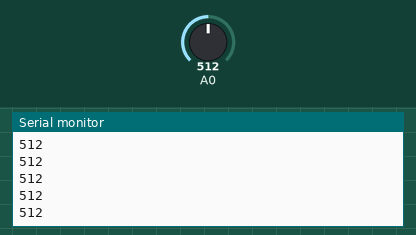
Simulated run of this sketch. Board: Arduino Uno, built with avr-gcc and run on an emulated ATmega328P. On the bench: the last lines printed to the serial monitor. Inputs (shaded band) come from the test bench; at power-on: A0 = 512. No radio packets arrive unless stated.

Above: at 2.2 s.
2.3 s: A0 set to 716
At 2.9 s:
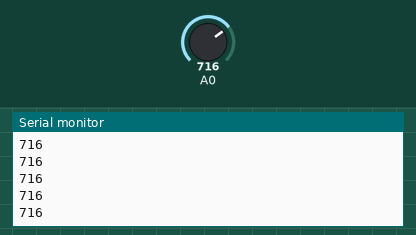
3.8 s: A0 set to 900
At 4.4 s:
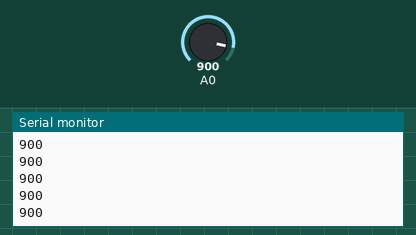
Timing chart, 0 to 6.8 s (numbered marks = the images above; inputs shaded):
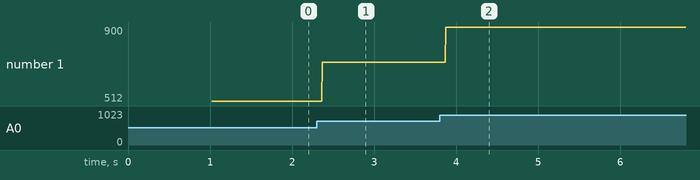

The sketch:

Distanceh.ino
```cpp
/*-----( Import needed libraries )-----*/
#include <SPI.h>
#include <nRF24L01.h>
#include <RF24.h>
/*-----( Declare Constants and Pin Numbers )-----*/
#define CE_PIN   9
#define CSN_PIN 10

// NOTE: the "LL" at the end of the constant is "LongLong" type
const uint64_t Tpipe = 0xE8E8F0F0E1LL; // Define the transmit pipe
const uint64_t Rpipe = 0xF0F0F0F0E1LL;  // Define the receive pipe
const uint64_t Tpipe1 = 0xE7E7F0F0E1LL; // Define the transmit pipe
const uint64_t Rpipe1 = 0xF6F6F0F0E1LL;  // Define the receive pipe

RF24 radio(CE_PIN, CSN_PIN); // Create a Radio
/*-----( Declare Variables )-----*/
//int RDistanceArray[2];  // 2 element array holding data readings
int TDistanceArray[3];

boolean Started = true;
long Time;

void setup() {
  // put your setup code here, to run once:
 Serial.begin(9600);
  delay(1000);
  Serial.println("Startig hackathon");
  radio.begin();
radio.setRetries(0,15);
}

void loop() {
  // put your main code here, to run repeatedly:
TDistanceArray[0] = 011;
TDistanceArray[1] = analogRead(A0);
TDistanceArray[2] = 011;
Serial.println(TDistanceArray[1]);

StaticSensePut();


}

void StaticSensePut()
{
  radio.openWritingPipe(Rpipe1);
  //delay(1);
  radio.write( TDistanceArray, sizeof(TDistanceArray) );


}
```

Measured:
- after the input at 2.3 s, the serial monitor: prints a new line after 0.07 s (image 1)
- after the input at 3.8 s, the serial monitor: prints a new line after 0.07 s (image 2)
- plotted number 1: 512 → 716 after the input at 2.3 s, 716 → 900 after the input at 3.8 s
